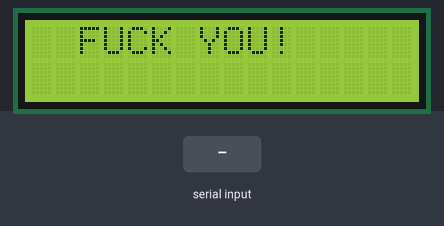
A sketch run on a simulated Arduino Uno, built with avr-gcc and run on an emulated ATmega328P. Shown: 16×2 character LCD. The test bench sets the inputs (shaded band).

Above: at 1.2 s.
1.3 s: "0" received over Serial
At 4.6 s:
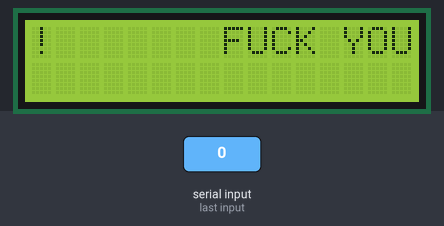
7.2 s: "2" received over Serial
At 7.7 s:
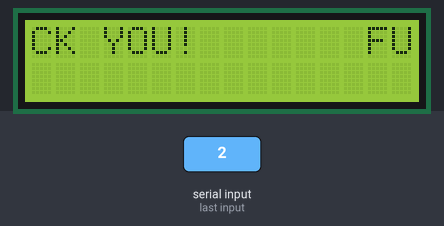
19.1 s: "1" received over Serial
22.7 s: "3" received over Serial
32.0 s: "0" received over Serial
At 50.0 s:
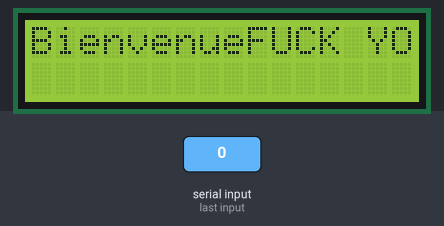
51.6 s: "1" received over Serial
At 58.1 s:
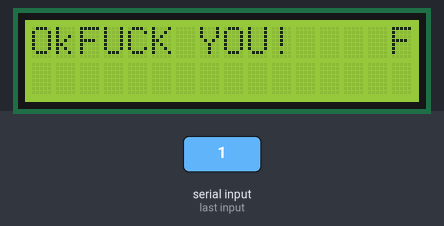

Measured:
- after the input at 32.0 s, the display: first differs from a run without the input after 17.6 s (image 3 shows a later state)
- after the input at 51.6 s, the display: first differs from a run without the input after 6.3 s (image 4 shows a later state)
- what the display in image 1 shows lasts 0.5 s, from 4.2 s to 4.7 s

The sketch:

ecranLCD.ino
```cpp
//DFRobot.com
//Compatible with the Arduino IDE 1.0
//Library version:1.1
#include <Wire.h>
#include <LiquidCrystal_I2C.h>

LiquidCrystal_I2C lcd(0x20,16,2);  // set the LCD address to 0x20 for a 16 chars and 2 line display

void setup()
{
  Serial.begin(9600);
  lcd.init();                      // initialize the lcd

  // Print a message to the LCD.
  lcd.backlight();
  lcd.print("FUCK YOU!");
  lcd.home();
}

void loop()
{
lcd.print("FUCK YOU!");
delay(500);
lcd.home();
lcd.print(" FUCK YOU!");
delay(500);
lcd.home();
lcd.print("  FUCK YOU!");
delay(500);
lcd.home();
lcd.print("   FUCK YOU!");
delay(500);
lcd.home();
lcd.print("    FUCK YOU!");
delay(500);
lcd.home();
lcd.print("     FUCK YOU!");
delay(500);
lcd.home();
lcd.print("      FUCK YOU!");
delay(500);
lcd.home();
lcd.print("       FUCK YOU!");
delay(500);
lcd.home();
lcd.print("!       FUCK YOU");
delay(500);
lcd.home();
lcd.print("U!       FUCK YO");
delay(500);
lcd.home();
lcd.print("OU!       FUCK Y");
delay(500);
lcd.home();
lcd.print("YOU!       FUCK ");
delay(500);
lcd.home();
lcd.print(" YOU!       FUCK");
delay(500);
lcd.home();
lcd.print("K YOU!       FUC");
delay(500);
lcd.home();
lcd.print("CK YOU!       FU");
delay(500);
lcd.home();
lcd.print("UCK YOU!       F");
delay(500);
lcd.home();
  if (Serial.available() > 0) {
                // read the incoming byte:
                //incomingByte = Serial.read();
                char texte;
                texte=Serial.read();
                if (texte=='0'){
                  lcd.print("Bienvenue");
                }
                if (texte=='1'){
                  lcd.print("Ok");
                }
                if (texte=='2'){
                  lcd.print("Recommencer");
                }
                if (texte=='3'){
                  lcd.print("Recommencer");
                }
  }
  }
```
